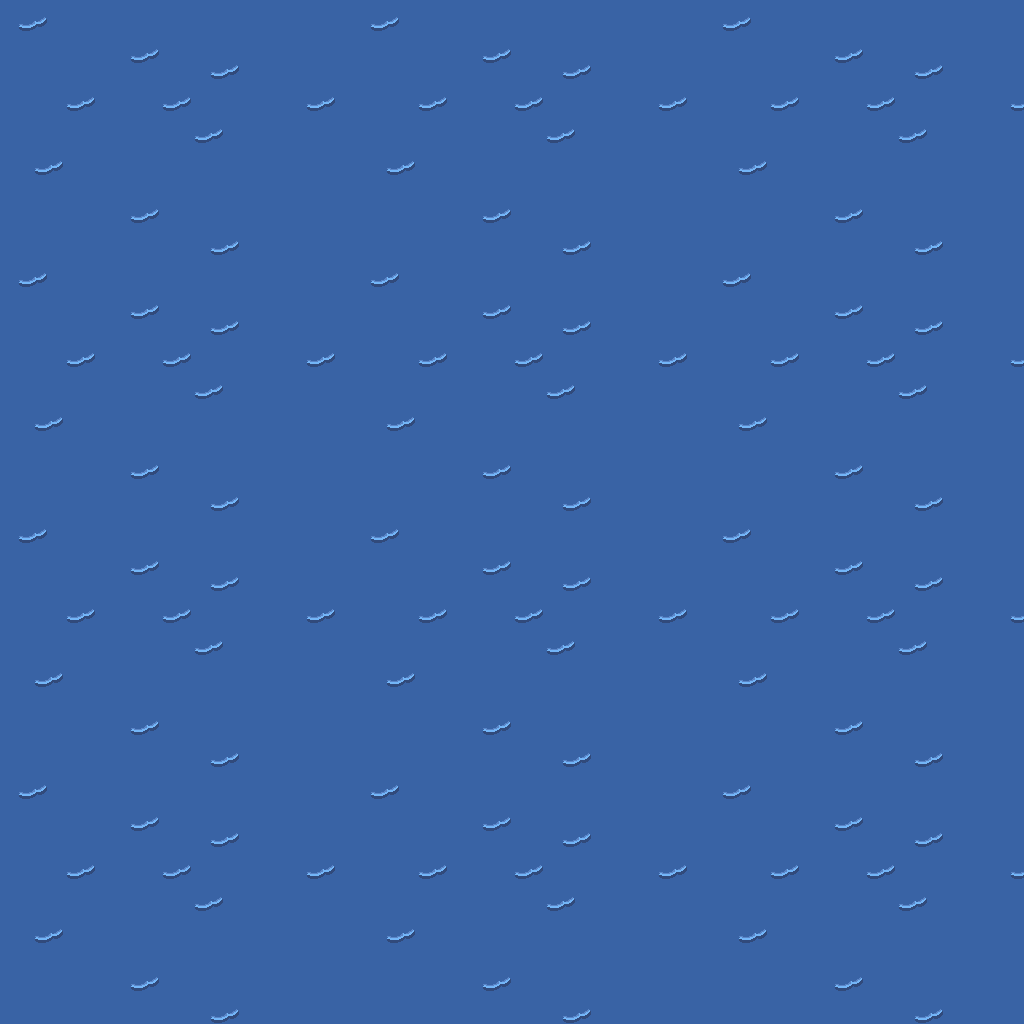

Tiled map render using the project's own tile images. Description and the map definition, with tile-layer contents summarised, below:
An orthogonal 64x64 tile map with 16x16 px tiles, 1 tile layer (base), 2 hidden layers not drawn.

<map version="1.10" tiledversion="1.12.1" orientation="orthogonal" renderorder="right-down" width="64" height="64" tilewidth="16" tileheight="16" infinite="0" nextlayerid="4" nextobjectid="1">
 <tileset firstgid="1" source="../classiciphone_pics4.tsx" />
 <layer id="1" name="base" width="64" height="64">
  <data>[4096 cells, 4096 non-empty, 3 distinct tile ids]</data>
 </layer>
 <layer id="2" name="collision" width="64" height="64" visible="0">
  <properties><property name="collision" value="true" /></properties>
  <data>[4096 cells, 0 non-empty, 0 distinct tile ids]</data>
 </layer>
 <layer id="3" name="water" width="64" height="64" visible="0">
  <properties><property name="terrain" value="water" /></properties>
  <data>[4096 cells, 4096 non-empty, 1 distinct tile ids]</data>
 </layer>
</map>
